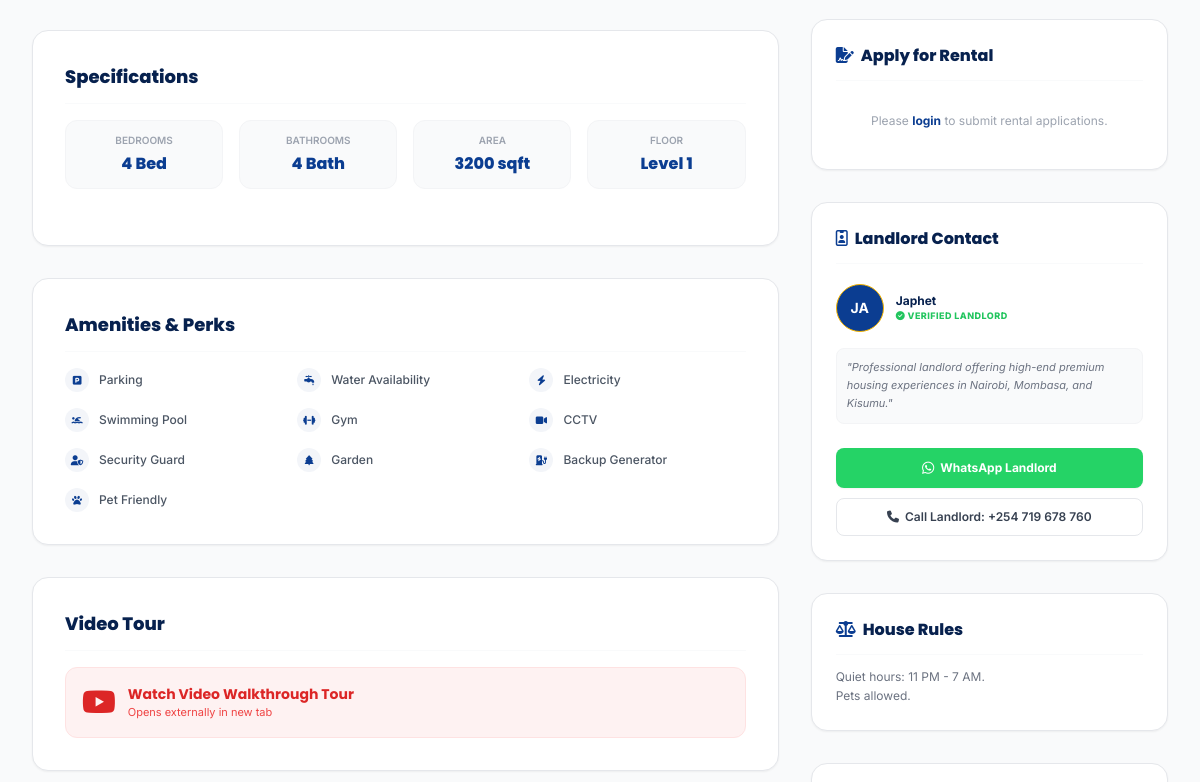
The page /properties/2/ (middle part) on the database as committed earlier.
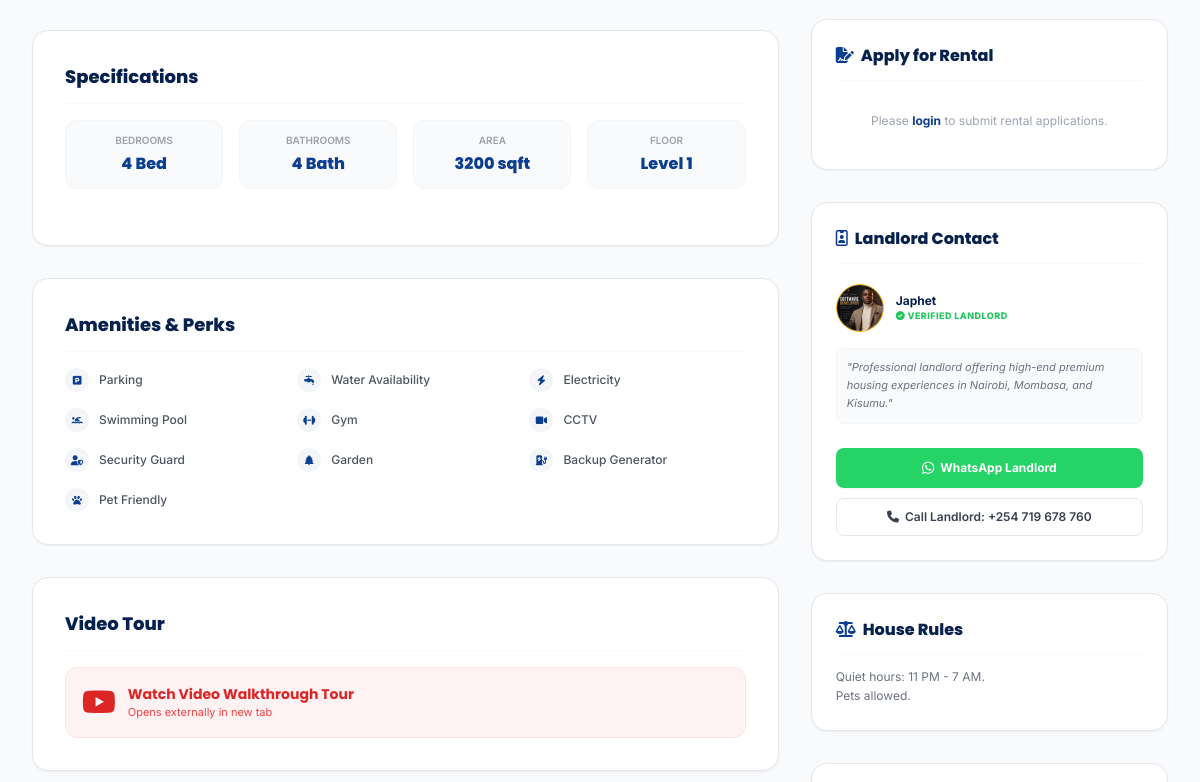
The same page on the database as committed later.
### properties/models.py (models this page shows, shortened)
class Property(models.Model):
    CATEGORY_CHOICES = [
        ('bedsitter', 'Bedsitter'),
        ('single_room', 'Single Room'),
        ('studio', 'Studio Apartment'),
        ('one_bedroom', 'One Bedroom'),
        ('two_bedroom', 'Two Bedroom'),
        ('three_bedroom', 'Three Bedroom'),
        ('apartment', 'Apartment'),
        ('maisonette', 'Maisonette'),
        ('villa', 'Villa'),
        ('bungalow', 'Bungalow'),
        ('hostel', 'Hostel'),
        ('office', 'Office'),
        ('shop', 'Shop'),
        ('warehouse', 'Warehouse'),
        ('commercial', 'Commercial Property'),
        ('land', 'Land'),
        ('holiday_home', 'Holiday Home'),
    ]
    STATUS_CHOICES = [
        ('available', 'Available'),
        ('occupied', 'Occupied'),
        ('booked', 'Booked'),
        ('pending', 'Pending Approval'),
        ('renovation', 'Under Renovation'),
    ]
    title = models.CharField(max_length=200)
    description = models.TextField()
    category = models.CharField(max_length=50, choices=CATEGORY_CHOICES)
    property_type = models.CharField(max_length=50, default='Rental')
    monthly_rent = models.DecimalField(max_digits=10, decimal_places=2)
    deposit = models.DecimalField(max_digits=10, decimal_places=2)
    service_charge = models.DecimalField(max_digits=10, decimal_places=2, default=0.00)
    bedrooms = models.IntegerField(default=0)
    bathrooms = models.IntegerField(default=0)
    square_footage = models.IntegerField(blank=True, null=True)
    floor_number = models.IntegerField(default=0)
    county = models.CharField(max_length=100)
    town = models.CharField(max_length=100)
    estate = models.CharField(max_length=100)
    address = models.CharField(max_length=255)
    latitude = models.DecimalField(max_digits=9, decimal_places=6, blank=True, null=True)
    longitude = models.DecimalField(max_digits=9, decimal_places=6, blank=True, null=True)
    amenities = models.ManyToManyField(Amenity, blank=True)
    created_by = models.ForeignKey(settings.AUTH_USER_MODEL, on_delete=models.CASCADE, related_name='properties')
    status = models.CharField(max_length=20, choices=STATUS_CHOICES, default='pending')
    video_url = models.URLField(blank=True, null=True, help_text="YouTube or external video tour URL")
    house_rules = models.TextField(blank=True, null=True, help_text="No pets, late gate entry guidelines, etc.")
    nearby_schools = models.CharField(max_length=255, blank=True, null=True)
    nearby_hospitals = models.CharField(max_length=255, blank=True, null=True)
    nearby_shopping = models.CharField(max_length=255, blank=True, null=True)
    nearby_bus_stops = models.CharField(max_length=255, blank=True, null=True)
    date_posted = models.DateTimeField(auto_now_add=True)
    class Meta:
        verbose_name_plural = "Properties"
        ordering = ['-date_posted']
    @property
    def property_id(self):
        return f"NL-{self.id:05d}"

### users/models.py (models this page shows, shortened)
class CustomUser(AbstractUser):
    ROLE_TENANT = 'tenant'
    ROLE_LANDLORD = 'landlord'
    ROLE_AGENT = 'agent'
    ROLE_ADMIN = 'admin'
    ROLE_CHOICES = [
        (ROLE_TENANT, 'Tenant'),
        (ROLE_LANDLORD, 'Landlord'),
        (ROLE_AGENT, 'Property Agent'),
        (ROLE_ADMIN, 'Administrator'),
    ]
    role = models.CharField(max_length=20, choices=ROLE_CHOICES, default=ROLE_TENANT)
    phone = models.CharField(max_length=20, blank=True, null=True)
    profile_picture = models.ImageField(upload_to='profile_pics/', blank=True, null=True)
    bio = models.TextField(blank=True, null=True)
    is_verified = models.BooleanField(default=False)
    verification_document = models.FileField(upload_to='verification_docs/', blank=True, null=True)

### properties/views.py (the view)
# urls.py: path('<int:pk>/', views.property_detail, name='property_detail'),
def property_detail(request, pk):
    property_obj = get_object_or_404(Property, pk=pk)
    is_favorite = False
    if request.user.is_authenticated:
        is_favorite = Favorite.objects.filter(user=request.user, property=property_obj).exists()
    reviews = Review.objects.filter(property=property_obj)
    rating_avg = 0
    if reviews.exists():
        rating_avg = sum([r.rating for r in reviews]) / reviews.count()
    context = {
        'property': property_obj,
        'is_favorite': is_favorite,
        'reviews': reviews,
        'rating_avg': round(rating_avg, 1)
    }
    return render(request, 'properties/property_detail.html', context)

### templates/properties/property_detail.html (shortened to what the changed rows need)
{% extends 'base.html' %}
{% block extra_css %}
<link rel="stylesheet" href="https://cdnjs.cloudflare.com/ajax/libs/leaflet/1.9.4/leaflet.min.css" />
{% endblock %}
{% block content %}
<section class="py-12 bg-gray-50 flex-grow">
    <div class="max-w-7xl mx-auto px-4 sm:px-6 lg:px-8">
        <div class="grid grid-cols-1 lg:grid-cols-3 gap-8">
            <div class="lg:col-span-2 flex flex-col gap-8">
                <div class="bg-white rounded-2xl border border-gray-150 p-6 md:p-8 shadow-sm">
                    <div class="grid grid-cols-2 sm:grid-cols-4 gap-4 text-center mb-6">
                        <div class="bg-gray-50 rounded-xl p-3 border border-gray-100">
                            <span class="block text-[10px] text-gray-400 font-semibold uppercase">Bedrooms</span>
                            <span class="block text-base font-extrabold text-brandBlue font-poppins mt-1">{{ property.bedrooms }} Bed</span>
                        </div>
                        <div class="bg-gray-50 rounded-xl p-3 border border-gray-100">
                            <span class="block text-[10px] text-gray-400 font-semibold uppercase">Bathrooms</span>
                            <span class="block text-base font-extrabold text-brandBlue font-poppins mt-1">{{ property.bathrooms }} Bath</span>
                        </div>
                        <div class="bg-gray-50 rounded-xl p-3 border border-gray-100">
                            <span class="block text-[10px] text-gray-400 font-semibold uppercase">Area</span>
                            <span class="block text-base font-extrabold text-brandBlue font-poppins mt-1">{{ property.square_footage|default:'N/A' }} sqft</span>
                        </div>
                        <div class="bg-gray-50 rounded-xl p-3 border border-gray-100">
                            <span class="block text-[10px] text-gray-400 font-semibold uppercase">Floor</span>
                            <span class="block text-base font-extrabold text-brandBlue font-poppins mt-1">Level {{ property.floor_number }}</span>
                        </div>
                    </div>
                </div>
            </div>
            <div class="flex flex-col gap-8">
                <div class="bg-white rounded-2xl border border-gray-150 p-6 shadow-sm flex flex-col gap-4">
                    <h3 class="font-extrabold text-brandDark font-poppins border-b border-gray-50 pb-3 mb-1"><i class="fa-regular fa-id-badge text-brandBlue mr-1"></i> Landlord Contact</h3>
                    <div class="flex items-center gap-3">
                        {% if property.created_by.profile_picture %}
                        <img class="h-12 w-12 rounded-full object-cover border border-brandGold" src="{{ property.created_by.profile_picture.url }}" alt="">
                        {% else %}
                        <div class="h-12 w-12 rounded-full bg-brandBlue text-white flex items-center justify-center font-bold border border-brandGold uppercase text-sm">
                            {{ property.created_by.username|slice:":2" }}
                        </div>
                        {% endif %}
                        <div class="flex flex-col min-w-0">
                            <span class="font-bold text-xs text-brandDark truncate">{{ property.created_by.first_name|default:property.created_by.username }}</span>
                            <span class="text-[9px] uppercase tracking-wider text-gray-400 font-semibold">
                                {% if property.created_by.is_verified %}
                                <span class="text-green-500 font-extrabold"><i class="fa-solid fa-circle-check"></i> Verified Landlord</span>
                                {% else %}
                                Standard Landlord
                                {% endif %}
                            </span>
                        </div>
                    </div>
                    {% if property.created_by.bio %}
                    <p class="text-[11px] text-gray-500 leading-relaxed italic bg-gray-50 p-2.5 rounded-lg border border-gray-100">"{{ property.created_by.bio }}"</p>
                    {% endif %}
                    <div class="flex flex-col gap-2.5 pt-2">
                        {% if property.created_by.phone %}
                        <a href="https://wa.me/{{ property.created_by.phone|cut:'+'|cut:' ' }}" target="_blank" rel="noopener noreferrer" class="w-full bg-[#25D366] hover:bg-[#20ba5a] text-white font-bold py-2.5 rounded-lg text-center text-xs transition flex items-center justify-center gap-1.5 shadow-sm">
                            <i class="fa-brands fa-whatsapp text-sm"></i> WhatsApp Landlord
                        </a>
                        <a href="tel:{{ property.created_by.phone }}" class="w-full border border-gray-200 hover:bg-gray-50 text-gray-700 font-semibold py-2.5 rounded-lg text-center text-xs transition flex items-center justify-center gap-1.5">
                            <i class="fa-solid fa-phone text-xs"></i> Call Landlord: {{ property.created_by.phone }}
                        </a>
                        {% endif %}
                    </div>
                </div>
                {% if property.house_rules %}
                <div class="bg-white rounded-2xl border border-gray-150 p-6 shadow-sm">
                    <h3 class="font-extrabold text-brandDark font-poppins border-b border-gray-50 pb-3 mb-3"><i class="fa-solid fa-scale-balanced text-brandBlue mr-1"></i> House Rules</h3>
                    <p class="text-xs text-gray-500 leading-relaxed whitespace-pre-line">{{ property.house_rules }}</p>
                </div>
                {% endif %}
            </div>
        </div>
    </div>
</section>
{% endblock %}

Rows that differ between the two databases and show on the page:
changed through a linked row, Property "Quiet hours: 11 PM - 7 AM. Pets allowed.": created_by.profile_picture: picture added; created_by.username "JA" → (not shown)
